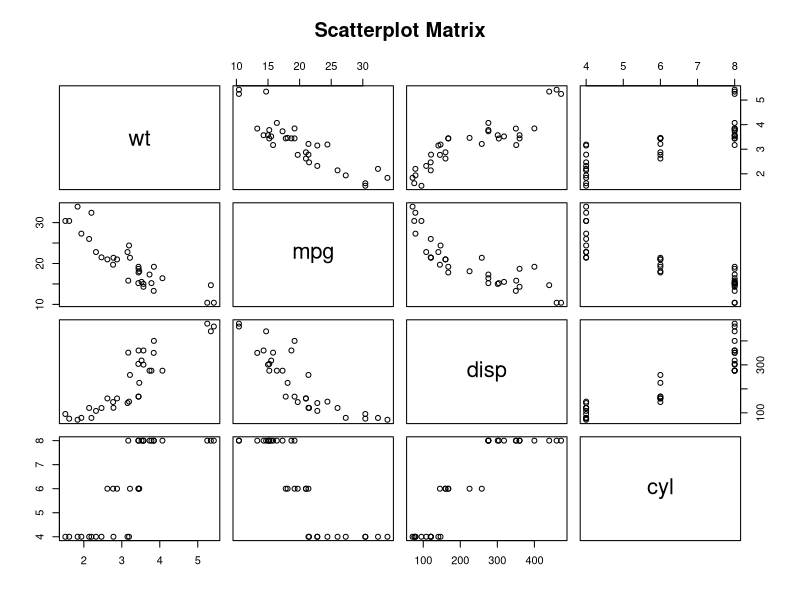

The R script that drew this image:

# Plot the matrices between 4 variables giving 12 plots.
# One variable with 3 others and total 4 variables.
pairs(~wt+mpg+disp+cyl,data = mtcars,
      main = "Scatterplot Matrix")

